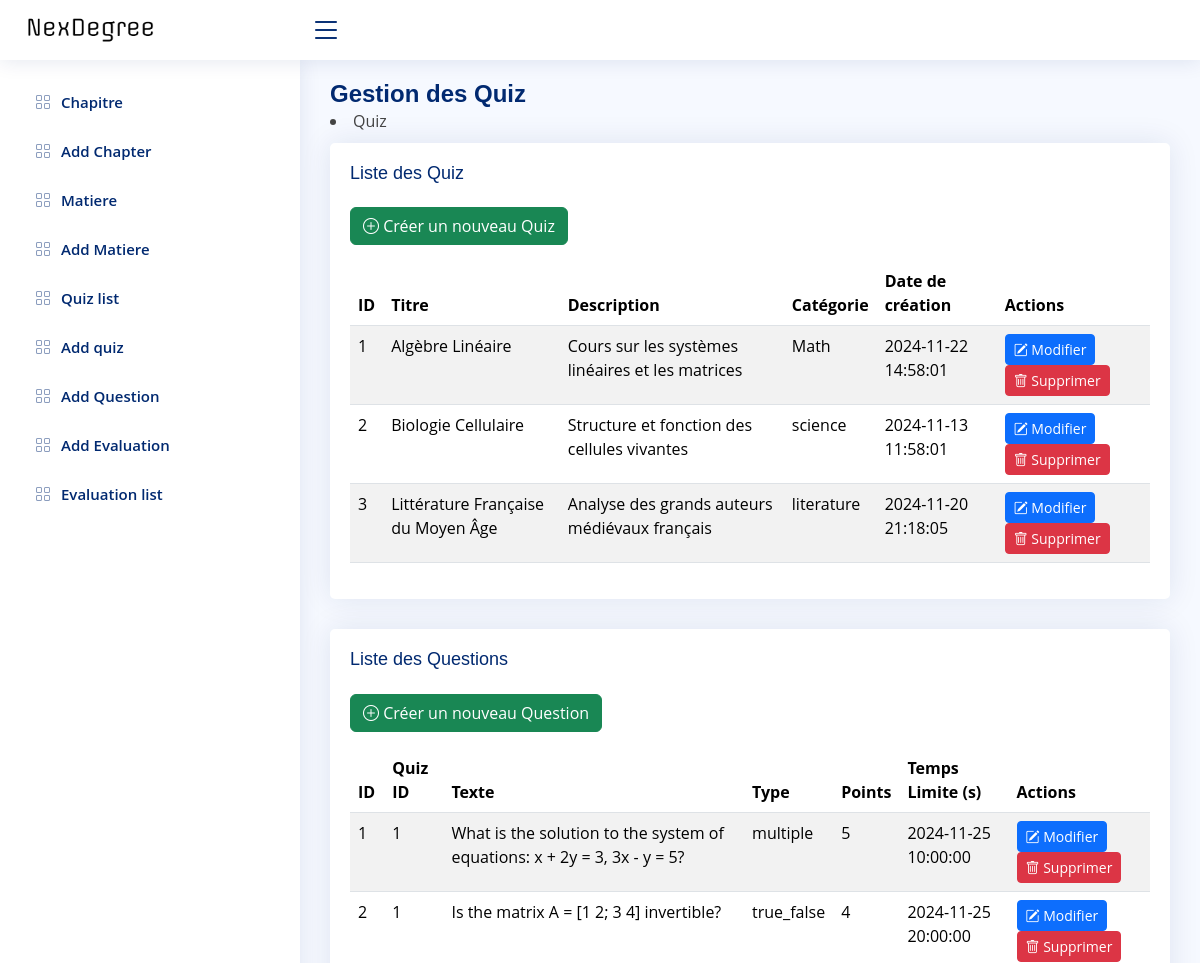
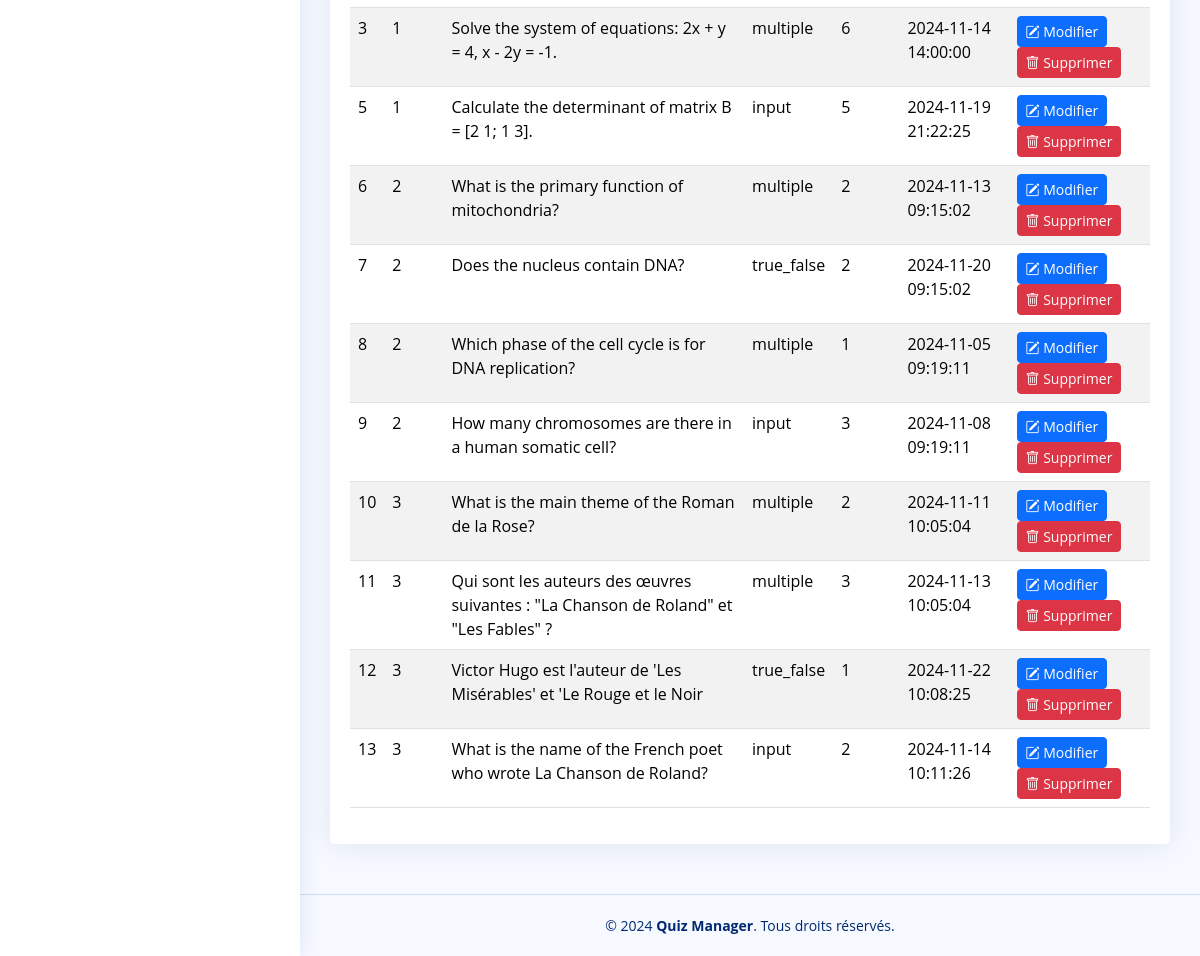
Page /View/BackOffice/quizList.php on the committed database (2 pictures, top to bottom).
### tables this page shows
CREATE TABLE `quiz` (
  `id` int(11) NOT NULL,
  `title` varchar(255) NOT NULL,
  `description` text DEFAULT NULL,
  `category` varchar(255) DEFAULT NULL,
  `created_at` datetime DEFAULT NULL,
  `id_chapitre` int(11) DEFAULT NULL
);

CREATE TABLE `question` (
  `id` int(11) NOT NULL,
  `quiz_id` int(11) NOT NULL,
  `texte` text NOT NULL,
  `type` varchar(50) NOT NULL,
  `points` int(11) NOT NULL,
  `temps_limite` datetime NOT NULL
);

### controller/QuizController.php (called while the page is built, shortened)
<?php
class QuizController
{
    public function listQuizzes()
    {
        $sql = "SELECT * FROM quiz";
        $db = config::getConnexion();
        try {
            $list = $db->query($sql);
            return $list;
        } catch (Exception $e) {
            die('Error:' . $e->getMessage());
        }
    }
}
?>

### controller/QuestionController.php (called while the page is built, shortened)
<?php
class QuestionController
{
    public function listQuestions()
    {
        $sql = "SELECT * FROM question";
        $db = config::getConnexion();
        try {
            $list = $db->query($sql);
            return $list->fetchAll(PDO::FETCH_ASSOC);
        } catch (Exception $e) {
            die('Error: ' . $e->getMessage());
        }
    }
}
?>

### View/BackOffice/quizList.php (the view, shortened to what this page needs)
<?php
include '../../Controller/QuizController.php';
include '../../Controller/QuestionController.php';
$quizController = new QuizController();
$questionController = new QuestionController();
$quizzes = $quizController->listQuizzes();
$questions = $questionController->listQuestions();
?>
<!DOCTYPE html>
<html lang="fr">
<head>
    <link href="assets/vendor/bootstrap/css/bootstrap.min.css" rel="stylesheet">
    <link href="assets/vendor/bootstrap-icons/bootstrap-icons.css" rel="stylesheet">
    <link href="assets/css/style.css" rel="stylesheet">
</head>
<body>
    <header id="header" class="header fixed-top d-flex align-items-center">
    <div class="d-flex align-items-center justify-content-between">
      <a href="index.php" class="logo d-flex align-items-center">
        <img src="assets/img/nexdegree.png" alt="">
      </a>
      <i class="bi bi-list toggle-sidebar-btn"></i>
    </div>
    </header>
    <aside id="sidebar" class="sidebar">
<ul class="sidebar-nav" id="sidebar-nav">
<li class="nav-item">
        <a class="nav-link collapsed" href="index.php">
          <i class="bi bi-grid"></i>
          <span>Chapitre</span>
        </a>
      </li>
      <li class="nav-item">
        <a class="nav-link collapsed" href="addchapitre.php">
          <i class="bi bi-grid"></i>
          <span>Add Chapter</span>
        </a>
        </li>
        <li class="nav-item">
        <a class="nav-link collapsed" href="affichematiere.php">
          <i class="bi bi-grid"></i>
          <span>Matiere</span>
        </a>
        </li>
        <li class="nav-item">
        <a class="nav-link collapsed" href="addmatiere.php">
          <i class="bi bi-grid"></i>
          <span>Add Matiere</span>
        </a>
        </li>
        <li class="nav-item">
        <a class="nav-link collapsed" href="quizList.php">
          <i class="bi bi-grid"></i>
          <span>Quiz list</span>
        </a>
        </li>
        <li class="nav-item">
        <a class="nav-link collapsed" href="addquiz.php">
          <i class="bi bi-grid"></i>
          <span>Add quiz </span>
        </a>
        </li>
        <li class="nav-item">
        <a class="nav-link collapsed" href="addQuestion.php">
          <i class="bi bi-grid"></i>
          <span>Add Question </span>
        </a>
        </li>
        <li class="nav-item">
        <a class="nav-link collapsed" href="addEvaluation.php">
          <i class="bi bi-grid"></i>
          <span>Add Evaluation </span>
        </a>
        </li>
        <li class="nav-item">
        <a class="nav-link collapsed" href="EvaluationList.php">
          <i class="bi bi-grid"></i>
          <span>Evaluation list </span>
        </a>
        </li>
</aside>
    <main id="main" class="main">
        <div class="pagetitle">
            <h1>Gestion des Quiz</h1>
            <nav>
                <li class="breadcrumb-item active">Quiz</li>
            </nav>
        </div>
        <section class="section">
            <div class="row">
                <div class="col-lg-12">
                    <div class="card">
                        <div class="card-body">
                            <h5 class="card-title">Liste des Quiz</h5>
                            <a href="addQuiz.php" class="btn btn-success mb-3">
                                <i class="bi bi-plus-circle"></i> Créer un nouveau Quiz
                            </a>
                            <table class="table table-striped">
                                <thead>
                                    <tr>
                                        <th scope="col">ID</th>
                                        <th scope="col">Titre</th>
                                        <th scope="col">Description</th>
                                        <th scope="col">Catégorie</th>
                                        <th scope="col">Date de création</th>
                                        <th scope="col">Actions</th>
                                    </tr>
                                </thead>
                                <tbody>
                                    <?php foreach ($quizzes as $quiz): ?>
                                        <tr>
                                            <td><?= htmlspecialchars($quiz['id']) ?></td>
                                            <td><?= htmlspecialchars($quiz['title']) ?></td>
                                            <td><?= htmlspecialchars($quiz['description']) ?></td>
                                            <td><?= htmlspecialchars($quiz['category']) ?></td>
                                            <td><?= htmlspecialchars($quiz['created_at']) ?></td>
                                            <td>
                                                <a href="updateQuiz.php?id=<?= $quiz['id'] ?>" class="btn btn-primary btn-sm">
                                                    <i class="bi bi-pencil-square"></i> Modifier
                                                </a>
                                                <a href="deleteQuiz.php?id=<?= $quiz['id'] ?>"
                                                   class="btn btn-danger btn-sm"
                                                   onclick="return confirm('Êtes-vous sûr de vouloir supprimer ce quiz ?');">
                                                   <i class="bi bi-trash"></i> Supprimer
                                                </a>
                                            </td>
                                        </tr>
                                    <?php endforeach; ?>
                                </tbody>
                            </table>
                        </div>
                    </div>
                </div>
            </div>
        </section>
        <section class="section">
            <div class="row">
                <div class="col-lg-12">
                    <div class="card">
                        <div class="card-body">
                            <h5 class="card-title">Liste des Questions</h5>
                            <a href="addQuestion.php" class="btn btn-success mb-3">
                                <i class="bi bi-plus-circle"></i> Créer un nouveau Question
                            </a>
                            <table class="table table-striped">
                                <thead>
                                    <tr>
                                        <th scope="col">ID</th>
                                        <th scope="col">Quiz ID</th>
                                        <th scope="col">Texte</th>
                                        <th scope="col">Type</th>
                                        <th scope="col">Points</th>
                                        <th scope="col">Temps Limite (s)</th>
                                        <th colspan="2">Actions</th>
                                    </tr>
                                </thead>
                                <tbody>
                                    <?php foreach ($questions as $question): ?>
                                        <tr>
                                            <td><?= htmlspecialchars($question['id']) ?></td>
                                            <td><?= htmlspecialchars($question['quiz_id']) ?></td>
                                            <td><?= htmlspecialchars($question['texte']) ?></td>
                                            <td><?= htmlspecialchars($question['type']) ?></td>
                                            <td><?= htmlspecialchars($question['points']) ?></td>
                                            <td><?= htmlspecialchars($question['temps_limite']) ?></td>
                                            <td>
                                                <a href="updateQuestion.php?id=<?= $question['id'] ?>" class="btn btn-primary btn-sm">
                                                    <i class="bi bi-pencil-square"></i> Modifier
                                                </a>
                                                <a href="deleteQuestion.php?id=<?= $question['id'] ?>"
                                                   class="btn btn-danger btn-sm"
                                                   onclick="return confirm('Êtes-vous sûr de vouloir supprimer cette question ?');">
                                                   <i class="bi bi-trash"></i> Supprimer
                                                </a>
                                            </td>
                                        </tr>
                                    <?php endforeach; ?>
                                </tbody>
                            </table>
                        </div>
                    </div>
                </div>
            </div>
        </section>
    </main>
    <footer id="footer" class="footer">
        <div class="copyright">
            &copy; 2024 <strong><span>Quiz Manager</span></strong>. Tous droits réservés.
        </div>
    </footer>
</body>
</html>

### View/BackOffice/assets/css/style.css (style rules this page uses)
:root { scroll-behavior: smooth; }
body { font-family: "Open Sans", sans-serif; background: #f6f9ff; color: #444444; }
a { color: #4154f1; text-decoration: none; }
h1, h2, h3, h4, h5, h6 { font-family: "Nunito", sans-serif; }
#main { margin-top: 60px; padding: 20px 30px; transition: all 0.3s; }
.pagetitle { margin-bottom: 10px; }
.pagetitle h1 { font-size: 24px; margin-bottom: 0; font-weight: 600; color: #012970; }
.card { margin-bottom: 30px; border: none; border-radius: 5px; box-shadow: 0px 0 30px rgba(1, 41, 112, 0.1); }
.card-title { padding: 20px 0 15px 0; font-size: 18px; font-weight: 500; color: #012970; font-family: "Poppins", sans-serif; }
.card-body { padding: 0 20px 20px 20px; }
.logo { line-height: 1; }
@media (min-width: 1200px) { .logo { width: 280px; } }
.logo img { max-height: 26px; margin-right: 6px; }
.header { transition: all 0.5s; z-index: 997; height: 60px; box-shadow: 0px 2px 20px rgba(1, 41, 112, 0.1); background-color: #fff; padding-left: 20px; }
.header .toggle-sidebar-btn { font-size: 32px; padding-left: 10px; cursor: pointer; color: #012970; }
.sidebar { position: fixed; top: 60px; left: 0; bottom: 0; width: 300px; z-index: 996; transition: all 0.3s; padding: 20px; overflow-y: auto; scrollbar-width: thin; scrollbar-color: #aab7cf transparent; box-shadow: 0px 0px 20px rgba(1, 41, 112, 0.1); background-color: #fff; }
@media (min-width: 1200px) { #main, #footer { margin-left: 300px; } }
.sidebar-nav { padding: 0; margin: 0; list-style: none; }
.sidebar-nav li { padding: 0; margin: 0; list-style: none; }
.sidebar-nav .nav-item { margin-bottom: 5px; }
.sidebar-nav .nav-link { display: flex; align-items: center; font-size: 15px; font-weight: 600; color: #4154f1; transition: 0.3; background: #f6f9ff; padding: 10px 15px; border-radius: 4px; }
.sidebar-nav .nav-link i { font-size: 16px; margin-right: 10px; color: #4154f1; }
.sidebar-nav .nav-link.collapsed { color: #012970; background: #fff; }
.sidebar-nav .nav-link.collapsed i { color: #899bbd; }
.footer { padding: 20px 0; font-size: 14px; transition: all 0.3s; border-top: 1px solid #cddfff; }
.footer .copyright { text-align: center; color: #012970; }

### rows in the picture
quiz: id "1", title "Algèbre Linéaire", description "Cours sur les systèmes linéaires et les matrices", category "Math", created_at "2024-11-22 14:58:01"
quiz: id "2", title "Biologie Cellulaire", description "Structure et fonction des cellules vivantes", category "science", created_at "2024-11-13 11:58:01"
quiz: id "3", title "Littérature Française du Moyen Âge", description "Analyse des grands auteurs médiévaux français", category "literature", created_at "2024-11-20 21:18:05"
question: id "1", quiz "1", texte "What is the solution to the system of equations: x + 2y = 3, 3x - y = 5?", type "multiple", points "5", temps_limite "2024-11-25 10:00:00"
question: id "2", quiz "1", texte "Is the matrix A = [1 2; 3 4] invertible?", type "true_false", points "4", temps_limite "2024-11-25 20:00:00"
question: id "3", quiz "1", texte "Solve the system of equations: 2x + y = 4, x - 2y = -1.", type "multiple", points "6", temps_limite "2024-11-14 14:00:00"
question: id "5", quiz "1", texte "Calculate the determinant of matrix B = [2 1; 1 3].", type "input", points "5", temps_limite "2024-11-19 21:22:25"
question: id "6", quiz "2", texte "What is the primary function of mitochondria?", type "multiple", points "2", temps_limite "2024-11-13 09:15:02"
question: id "7", quiz "2", texte "Does the nucleus contain DNA?", type "true_false", points "2", temps_limite "2024-11-20 09:15:02"
question: id "8", quiz "2", texte "Which phase of the cell cycle is for DNA replication?", type "multiple", points "1", temps_limite "2024-11-05 09:19:11"
question: id "9", quiz "2", texte "How many chromosomes are there in a human somatic cell?", type "input", points "3", temps_limite "2024-11-08 09:19:11"
question: id "10", quiz "3", texte "What is the main theme of the Roman de la Rose?", type "multiple", points "2", temps_limite "2024-11-11 10:05:04"
question: id "11", quiz "3", texte "Qui sont les auteurs des œuvres suivantes : \"La Chanson de Roland\" et \"Les Fables\" ?", type "multiple", points "3", temps_limite "2024-11-13 10:05:04"
question: id "12", quiz "3", texte "Victor Hugo est l'auteur de 'Les Misérables' et 'Le Rouge et le Noir", type "true_false", points "1", temps_limite "2024-11-22 10:08:25"
question: id "13", quiz "3", texte "What is the name of the French poet who wrote La Chanson de Roland?", type "input", points "2", temps_limite "2024-11-14 10:11:26"
